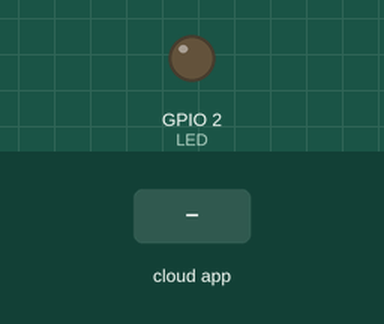
Recording of a sketch running on a simulated ESP32. On the bench: output pins drawn as LEDs (lit = HIGH). Inputs (shaded band) come from the test bench. WiFi joins after 1.5 s; servers stay silent unless stated; random numbers use the default seed unless the sketch sets one.

Above: at 2.7 s.
2.8 s: the phone or cloud app sets led_switch to 1
At 4.2 s:
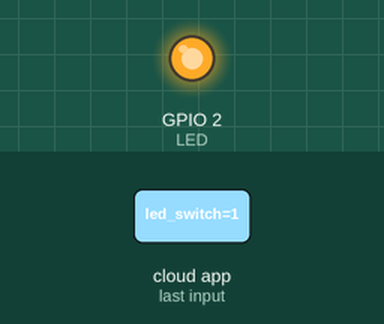
4.5 s: the phone or cloud app sets led_switch to 0
At 5.6 s:
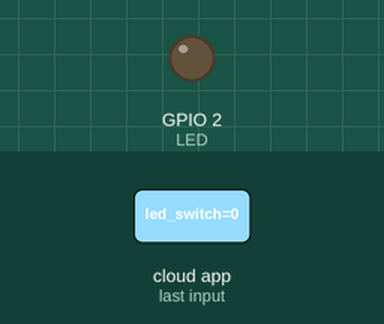
Timing chart, 0 to 7.5 s (numbered marks = the images above; inputs shaded):
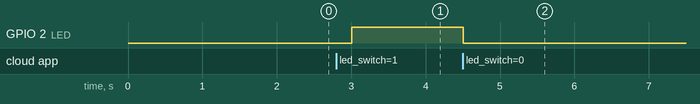

The sketch:

Deepak_ESP32_1_nov16a.ino
```cpp
#include "arduino_secrets.h"
/*
  Sketch generated by the Arduino IoT Cloud Thing "Untitled"
  https://create.arduino.cc/cloud/things/45b7ac0f-42a3-4def-92fa-e6b2c05a64f6

  Arduino IoT Cloud Variables description

  The following variables are automatically generated and updated when changes are made to the Thing

  int random_value;
  bool led_switch;

  Variables which are marked as READ/WRITE in the Cloud Thing will also have functions
  which are called when their values are changed from the Dashboard.
  These functions are generated with the Thing and added at the end of this sketch.
*/

#include "thingProperties.h"

int LED = 2;

void setup() {
  pinMode(LED, OUTPUT);
  // Initialize serial and wait for port to open:
  Serial.begin(9600);
  // This delay gives the chance to wait for a Serial Monitor without blocking if none is found
  delay(1500);

  // Defined in thingProperties.h
  initProperties();

  // Connect to Arduino IoT Cloud
  ArduinoCloud.begin(ArduinoIoTPreferredConnection);

  /*
     The following function allows you to obtain more information
     related to the state of network and IoT Cloud connection and errors
     the higher number the more granular information you’ll get.
     The default is 0 (only errors).
     Maximum is 4
 */
  setDebugMessageLevel(2);
  ArduinoCloud.printDebugInfo();
}

void loop() {
  ArduinoCloud.update();
  // Your code here
  random_value = random(0, 500);
  delay(500);


}


/*
  Since LedSwitch is READ_WRITE variable, onLedSwitchChange() is
  executed every time a new value is received from IoT Cloud.
*/
void onLedSwitchChange()  {
    if(led_switch){
    digitalWrite(LED, HIGH);
  }
  else{
    digitalWrite(LED, LOW);
  }
  // Add your code here to act upon LedSwitch change
}
```

arduino_secrets.h
```cpp
#define SECRET_SSID ""
#define SECRET_PASS ""
#define SECRET_DEVICE_KEY ""
```

thingProperties.h
```cpp
// Code generated by Arduino IoT Cloud, DO NOT EDIT.

#include <ArduinoIoTCloud.h>
#include <Arduino_ConnectionHandler.h>


const char THING_ID[]           = "45b7ac0f-42a3-4def-92fa-e6b2c05a64f6";
const char DEVICE_LOGIN_NAME[]  = "0a784db3-f2aa-4e28-ab12-96334e0b9b96";

const char SSID[]               = SECRET_SSID;    // Network SSID (name)
const char PASS[]               = SECRET_PASS;    // Network password (use for WPA, or use as key for WEP)
const char DEVICE_KEY[]  = SECRET_DEVICE_KEY;    // Secret device password

void onLedSwitchChange();

int random_value;
bool led_switch;

void initProperties(){

  ArduinoCloud.setBoardId(DEVICE_LOGIN_NAME);
  ArduinoCloud.setSecretDeviceKey(DEVICE_KEY);
  ArduinoCloud.setThingId(THING_ID);
  ArduinoCloud.addProperty(random_value, READ, ON_CHANGE, NULL);
  ArduinoCloud.addProperty(led_switch, READWRITE, ON_CHANGE, onLedSwitchChange);

}

WiFiConnectionHandler ArduinoIoTPreferredConnection(SSID, PASS);
```

Measured:
- after the input at 2.8 s, GPIO 2 (LED): LOW → HIGH after 0.20 s
- after the input at 4.5 s, GPIO 2 (LED): HIGH → LOW at once
